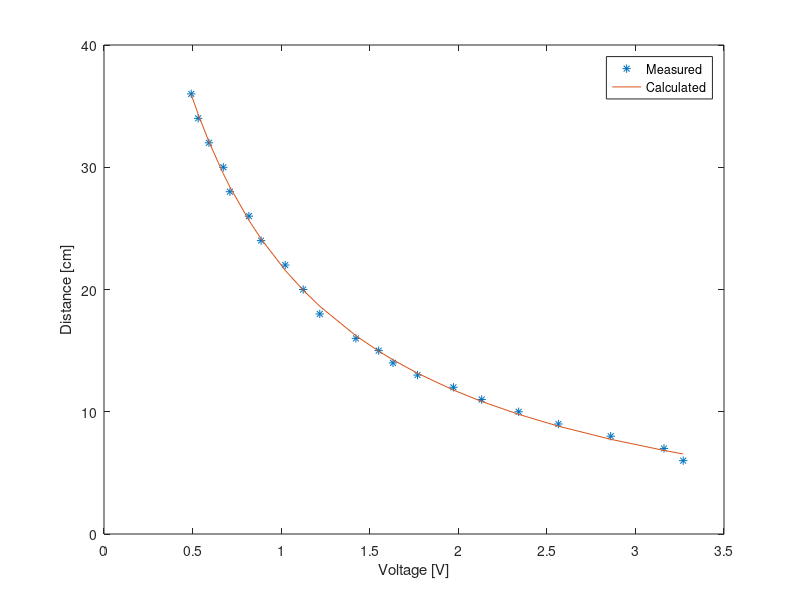

This chart was generated by the following MATLAB code:
%% psd_plot.m

mydata = [
6	3.269765
7	3.161251
8	2.860401
9	2.565210
10	2.340802
11	2.131994
12	1.972542
13	1.769717
14	1.631310
15	1.550665
16	1.422121
18	1.218025
20	1.124497
22	1.023128
24	0.886716
26	0.817967
28	0.710782
30	0.673470
32	0.592493
34	0.531564
36	0.492551
];
x = mydata(:,2); % Voltage  [V]
y = mydata(:,1); % Position [cm]

N = length(x);
A = [ x, y, ones(N,1) ];
Y = [ x.*y ];
% Least-squares solution
X = A\Y;

% Parameters
a  = X(1)*X(2)+X(3);
b = -X(2);
c =  X(1);
fprintf('a = %f\n',a)
fprintf('b = %f\n',b)
fprintf('c = %f\n',c)

% Fitting function
yfit = a./(x + b ) + c;

%% Plot figure
figure(1)
plot(x,y,'*',x,yfit);
xlabel('Voltage [V]')
ylabel('Distance [cm]')
legend('Measured','Calculated')
axis([0 3.5 0 40])

%% EOF of psd_plot.m